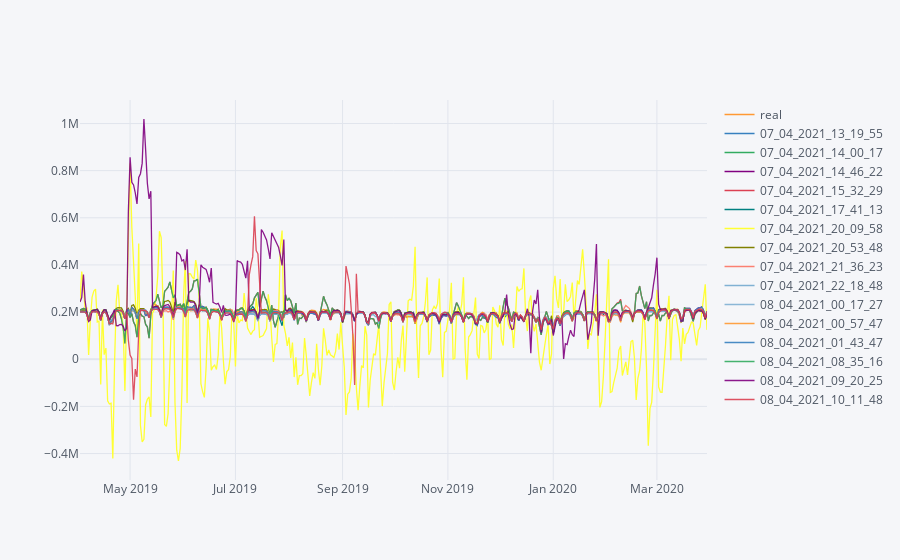

The notebook cell saved with this chart:
### Code cell
lok.iplot() # double click on name to plot single plots

### Figure 1 — Plotly figure (JSON) as saved in the notebook; plotly's stock layout.template omitted (floating-point values rounded to 4 significant figures; data arrays with more than 128 entries replaced by an {"elided": "..."} marker saying what was removed)
{"data": [{"line": {"color": "rgba(255, 153, 51, 1.0)", "dash": "solid", "shape": "linear", "width": 1.3}, "mode": "lines", "name": "real", "text": "", "type": "scatter", "x": {"elided": "364 str values"}, "y": {"elided": "364 float values"}}, {"line": {"color": "rgba(55, 128, 191, 1.0)", "dash": "solid", "shape": "linear", "width": 1.3}, "mode": "lines", "name": "07_04_2021_13_19_55", "text": "", "type": "scatter", "x": {"elided": "364 str values"}, "y": {"elided": "364 float values"}}, {"line": {"color": "rgba(50, 171, 96, 1.0)", "dash": "solid", "shape": "linear", "width": 1.3}, "mode": "lines", "name": "07_04_2021_14_00_17", "text": "", "type": "scatter", "x": {"elided": "364 str values"}, "y": {"elided": "364 float values"}}, {"line": {"color": "rgba(128, 0, 128, 1.0)", "dash": "solid", "shape": "linear", "width": 1.3}, "mode": "lines", "name": "07_04_2021_14_46_22", "text": "", "type": "scatter", "x": {"elided": "364 str values"}, "y": {"elided": "364 float values"}}, {"line": {"color": "rgba(219, 64, 82, 1.0)", "dash": "solid", "shape": "linear", "width": 1.3}, "mode": "lines", "name": "07_04_2021_15_32_29", "text": "", "type": "scatter", "x": {"elided": "364 str values"}, "y": {"elided": "364 float values"}}, {"line": {"color": "rgba(0, 128, 128, 1.0)", "dash": "solid", "shape": "linear", "width": 1.3}, "mode": "lines", "name": "07_04_2021_17_41_13", "text": "", "type": "scatter", "x": {"elided": "364 str values"}, "y": {"elided": "364 float values"}}, {"line": {"color": "rgba(255, 255, 51, 1.0)", "dash": "solid", "shape": "linear", "width": 1.3}, "mode": "lines", "name": "07_04_2021_20_09_58", "text": "", "type": "scatter", "x": {"elided": "364 str values"}, "y": {"elided": "364 float values"}}, {"line": {"color": "rgba(128, 128, 0, 1.0)", "dash": "solid", "shape": "linear", "width": 1.3}, "mode": "lines", "name": "07_04_2021_20_53_48", "text": "", "type": "scatter", "x": {"elided": "364 str values"}, "y": {"elided": "364 float values"}}, {"line": {"color": "rgba(251, 128, 114, 1.0)", "dash": "solid", "shape": "linear", "width": 1.3}, "mode": "lines", "name": "07_04_2021_21_36_23", "text": "", "type": "scatter", "x": {"elided": "364 str values"}, "y": {"elided": "364 float values"}}, {"line": {"color": "rgba(128, 177, 211, 1.0)", "dash": "solid", "shape": "linear", "width": 1.3}, "mode": "lines", "name": "07_04_2021_22_18_48", "text": "", "type": "scatter", "x": {"elided": "364 str values"}, "y": {"elided": "364 float values"}}, {"line": {"color": "rgba(128, 177, 211, 0.8999999999999999)", "dash": "solid", "shape": "linear", "width": 1.3}, "mode": "lines", "name": "08_04_2021_00_17_27", "text": "", "type": "scatter", "x": {"elided": "364 str values"}, "y": {"elided": "364 float values"}}, {"line": {"color": "rgba(255, 153, 51, 0.8999999999999999)", "dash": "solid", "shape": "linear", "width": 1.3}, "mode": "lines", "name": "08_04_2021_00_57_47", "text": "", "type": "scatter", "x": {"elided": "364 str values"}, "y": {"elided": "364 float values"}}, {"line": {"color": "rgba(55, 128, 191, 0.8999999999999999)", "dash": "solid", "shape": "linear", "width": 1.3}, "mode": "lines", "name": "08_04_2021_01_43_47", "text": "", "type": "scatter", "x": {"elided": "364 str values"}, "y": {"elided": "364 float values"}}, {"line": {"color": "rgba(50, 171, 96, 0.8999999999999999)", "dash": "solid", "shape": "linear", "width": 1.3}, "mode": "lines", "name": "08_04_2021_08_35_16", "text": "", "type": "scatter", "x": {"elided": "364 str values"}, "y": {"elided": "364 float values"}}, {"line": {"color": "rgba(128, 0, 128, 0.8999999999999999)", "dash": "solid", "shape": "linear", "width": 1.3}, "mode": "lines", "name": "08_04_2021_09_20_25", "text": "", "type": "scatter", "x": {"elided": "364 str values"}, "y": {"elided": "364 float values"}}, {"line": {"color": "rgba(219, 64, 82, 0.8999999999999999)", "dash": "solid", "shape": "linear", "width": 1.3}, "mode": "lines", "name": "08_04_2021_10_11_48", "text": "", "type": "scatter", "x": {"elided": "364 str values"}, "y": {"elided": "364 float values"}}], "layout": {"legend": {"bgcolor": "#F5F6F9", "font": {"color": "#4D5663"}}, "paper_bgcolor": "#F5F6F9", "plot_bgcolor": "#F5F6F9", "title": {"font": {"color": "#4D5663"}}, "xaxis": {"gridcolor": "#E1E5ED", "showgrid": true, "tickfont": {"color": "#4D5663"}, "title": {"font": {"color": "#4D5663"}, "text": ""}, "zerolinecolor": "#E1E5ED"}, "yaxis": {"gridcolor": "#E1E5ED", "showgrid": true, "tickfont": {"color": "#4D5663"}, "title": {"font": {"color": "#4D5663"}, "text": ""}, "zerolinecolor": "#E1E5ED"}}}
